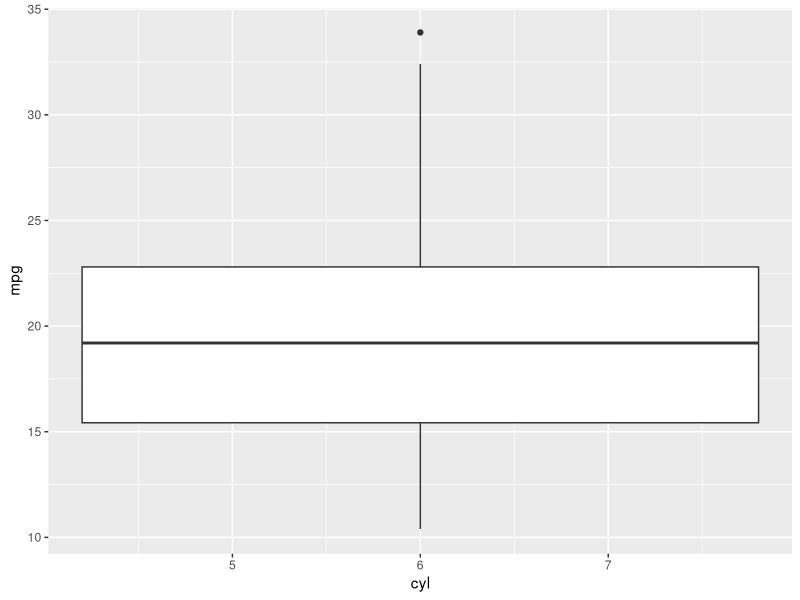
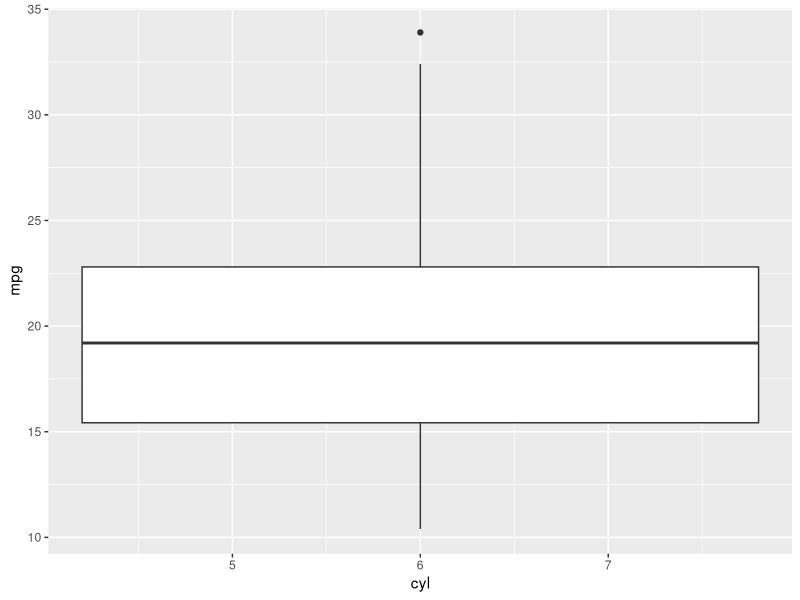
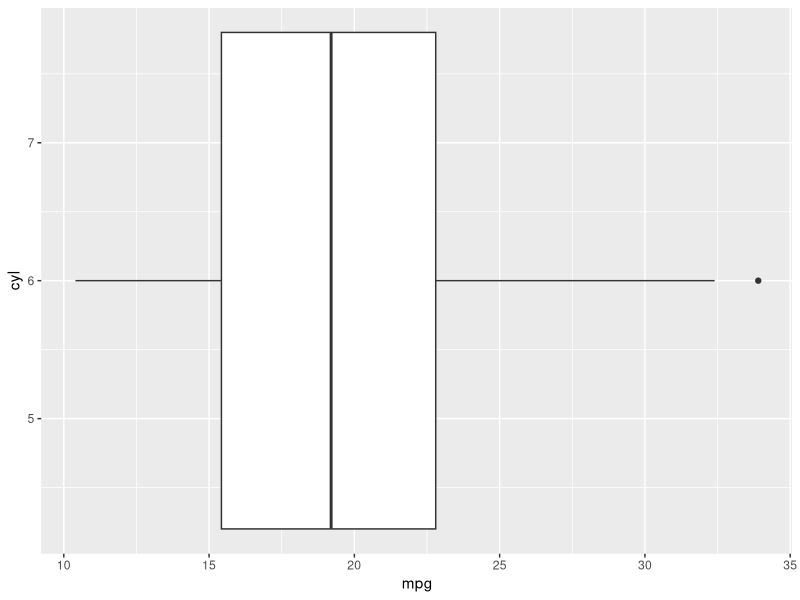

Write the R code that produced these figures, in order.

library(ggplot2)

df <- mtcars

head(mtcars)
head(df)

pl <- ggplot(df, aes(x=cyl, y=mpg))
pl + geom_boxplot()

print(pl + geom_boxplot())

pl + geom_boxplot() + coord_flip()
